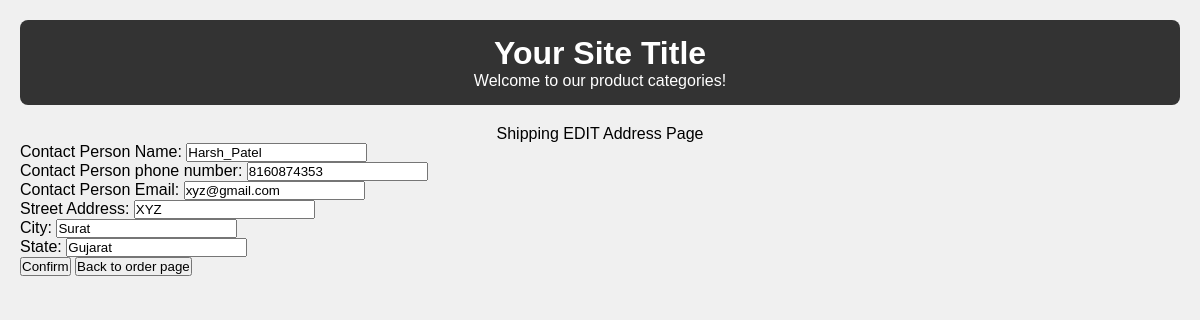
The page /Ecart/shipping_add_edit/1 on the database its author committed.
### Ecart/models.py (models this page shows)
class shipping_address(models.Model):
    Contact_Person_Name = models.CharField(max_length=150)
    Contact_Person_phone_number = models.IntegerField(max_length=10)
    Contact_Person_Email = models.EmailField(max_length=254,default="")
    Street_Address = models.CharField(max_length = 500 )
    City = models.CharField(max_length=50)
    State = models.CharField(max_length=50)

### Ecart/views.py (the view)
# urls.py: path("shipping_add_edit/<product_id>",views.shipping_add_edit,name="shipping_add_edit"),
def shipping_add_edit(request,product_id):
    old_shipping_add = shipping_address.objects.all().first()
    if request.method == "POST":
        form = shipping_forms_from_model(request.POST,instance=old_shipping_add)
        if form.is_valid():
            form.save()
            return redirect("confirmation_page",product_id=product_id)
    else:
        form = shipping_forms_from_model(instance=old_shipping_add)
    edit_add_dict = {
            'form':form,
            "product_id":product_id
        }
    return render(request,"shipping_address_edit.html",edit_add_dict)

### Ecart/forms.py
class shipping_forms_from_model(forms.ModelForm):
    class Meta:
        model = shipping_address
        fields = ["Contact_Person_Name","Contact_Person_phone_number","Contact_Person_Email","Street_Address","City","State"]

### Ecart/template/shipping_address_edit.html (shortened to what this page needs)
<!DOCTYPE html>
<html lang="en">
<head>
</head>
<body>
    <div class="header">
        <h1>Your Site Title</h1>
        <p>Welcome to our product categories!</p>
    </div>
    <div class="container">
     Shipping EDIT Address Page
    </div>
    <form method="POST">
        {{form.as_p}}
        <button class="btn" name="edit_address" type="submit">Confirm</button>
        <a href = "{% url 'confirmation_page' product_id %}">
        <button class="btn" name="edit_address" type="button">Back to order page</button>
        </a>
    </form>
</body>
</html>

### Ecart/template/shipping_address_edit.html (style rules this page uses)
* { box-sizing: border-box; margin: 0; padding: 0; }
body { font-family: Arial, sans-serif; background-color: #f0f0f0; padding: 20px; }
.header { background-color: #333; color: #fff; padding: 15px; text-align: center; margin-bottom: 20px; border-radius: 8px; }
.container { display: flex; flex-wrap: wrap; justify-content: center; gap: 20px; }

### rows shown on the page
shipping_address: Contact_Person_Name "Harsh_Patel", Contact_Person_phone_number "8160874353", Contact_Person_Email "xyz@gmail.com", Street_Address "XYZ", City "Surat", State "Gujarat"
